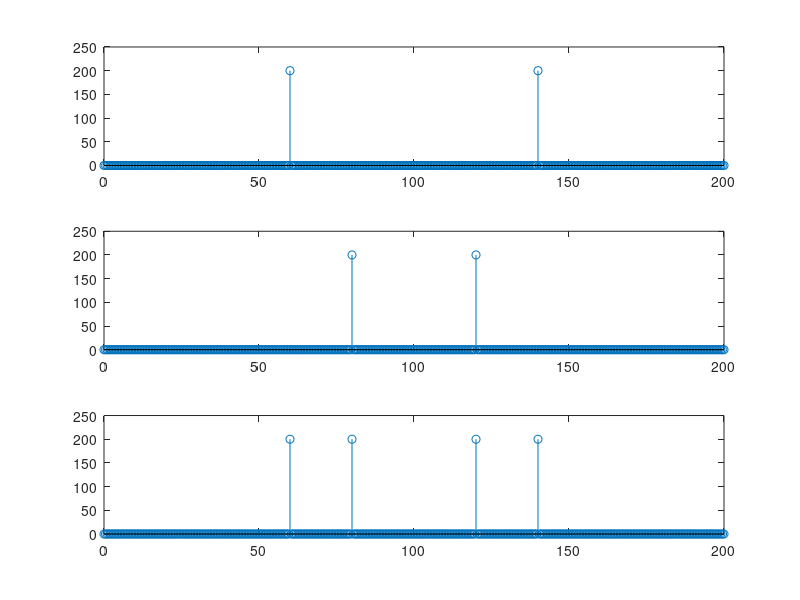

This chart was generated by the following MATLAB code:
clear all
clc

Fs=200;
N=400;
t=[0:1/200:2];
x1=cos(2*pi*60*t);
x2=cos(2*pi*80*t);
df=Fs/N;
fre=[0:df:Fs];
for k=0:N
    aux=0;
    for n=0:N-1
        aux=x1(n+1)*exp(-j*2*(pi/N)*n*k)+aux;
        end
X(k+1)=aux;
end

for k=0:N
    aux1=0;
    for n=0:N-1
        aux1=x2(n+1)*exp(-j*2*(pi/N)*n*k)+aux1;
        end
X1(k+1)=aux1;
end
magX=abs(X);
angX=angle(X);
subplot(3,1,1)
stem(fre,magX)
hold on
magX1=abs(X1);
angX1=angle(X1);
subplot(3,1,2)
stem(fre,magX1)
subplot(3,1,3)
Y=magX+magX1;
stem(fre,Y)

subplot(3,1,1)
%subplot(3,2,1)
%subplot(3,3,1)


